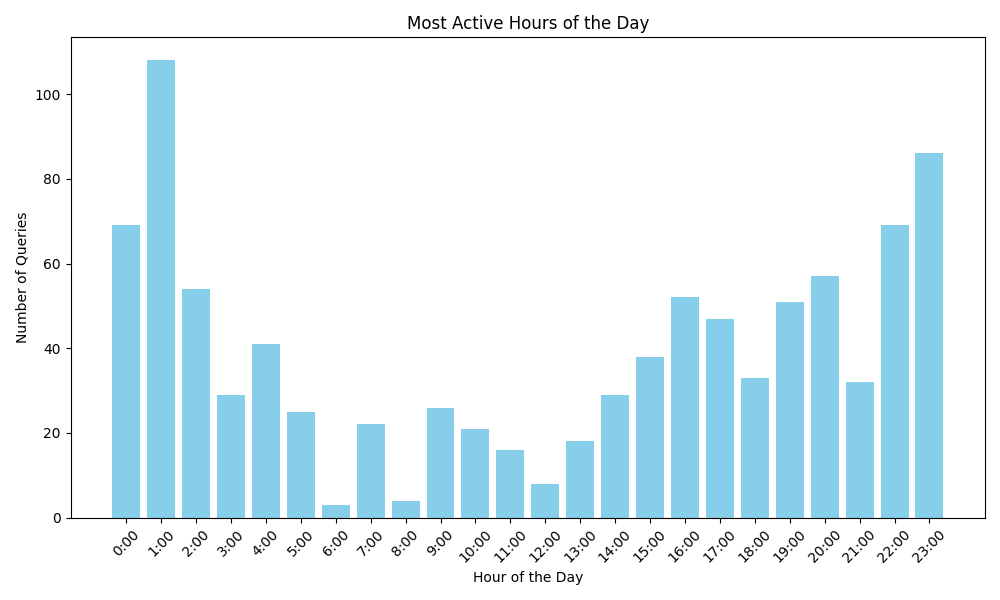

The script that drew this image:
import json
import matplotlib.pyplot as plt
from datetime import datetime
import pandas as pd

# Load the JSON data
with open('conversations.json', 'r') as file:
    data = json.load(file)

# Check if the data is a list or dictionary
if isinstance(data, list):
    conversations = data  # If it's a list, directly assign
elif isinstance(data, dict) and "mapping" in data:
    conversations = [data]  # If it's a dictionary with a "mapping" key, wrap it in a list
else:
    raise ValueError("Unexpected JSON structure. Please check the file format.")

# Initialize a dictionary to count queries per hour
queries_per_hour = {hour: 0 for hour in range(24)}

# Process each conversation
for conversation in conversations:
    if "mapping" in conversation:
        for node in conversation["mapping"].values():
            # Ensure 'message' exists and is not None
            if node.get("message") and node["message"]["author"]["role"] == "user":
                # Extract the timestamp of the query
                timestamp = node["message"]["create_time"]
                # Convert timestamp to the hour
                hour = datetime.fromtimestamp(timestamp).hour
                # Increment the query count for the hour
                queries_per_hour[hour] += 1

# Convert the data to a Pandas DataFrame for easier plotting
df = pd.DataFrame({'Hour': list(queries_per_hour.keys()), 'Queries': list(queries_per_hour.values())})

# Sort the DataFrame by Hour for proper visualization
df = df.sort_values(by="Hour")

# Plot the data
plt.figure(figsize=(10, 6))
plt.bar(df['Hour'], df['Queries'], color='skyblue')
plt.xticks(ticks=range(24), labels=[f'{hour}:00' for hour in range(24)], rotation=45)
plt.xlabel('Hour of the Day')
plt.ylabel('Number of Queries')
plt.title('Most Active Hours of the Day')
plt.tight_layout()

# Show the plot
plt.show()
